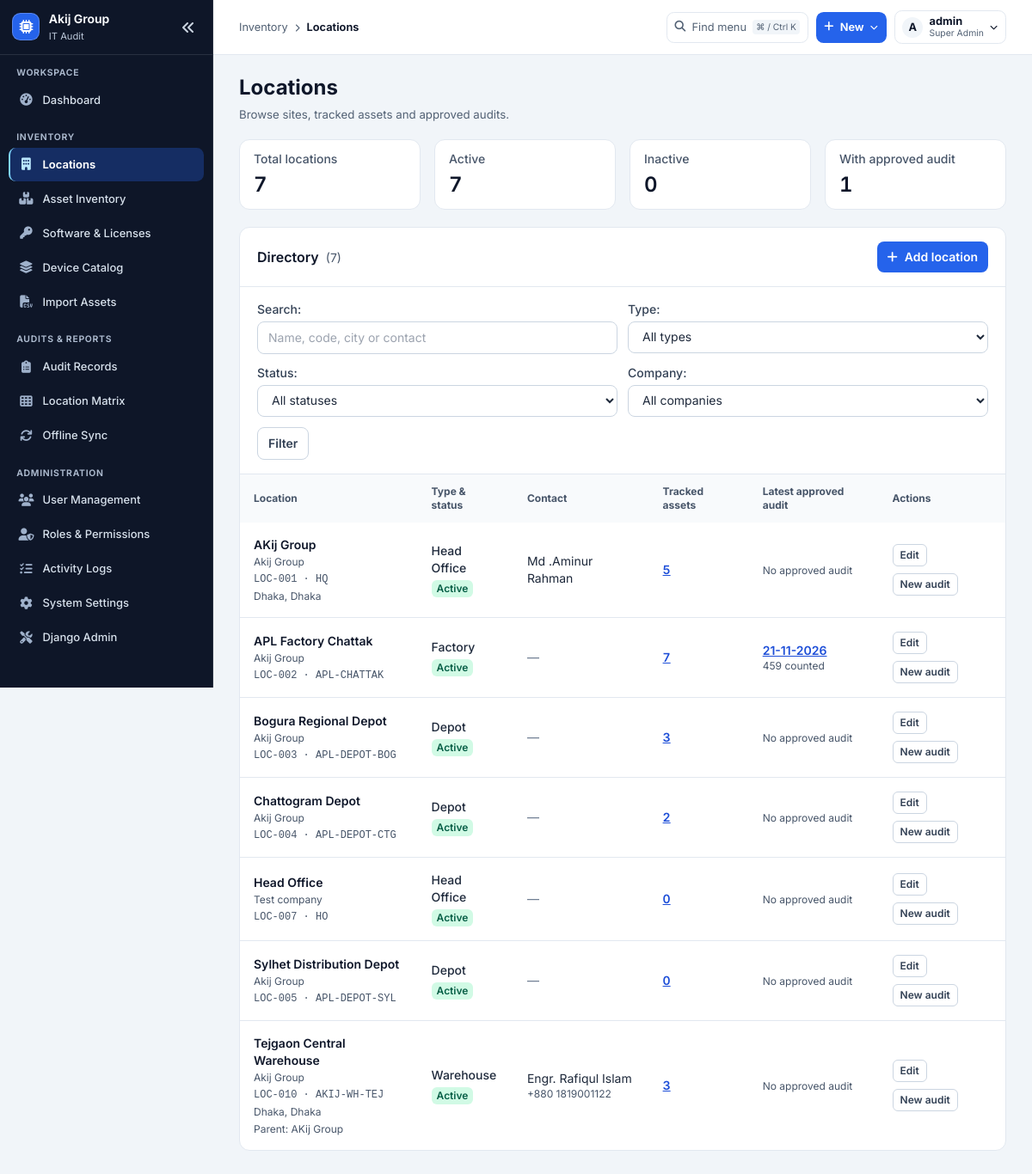
/locations/ (signed in), run on an earlier commit of the app's database.
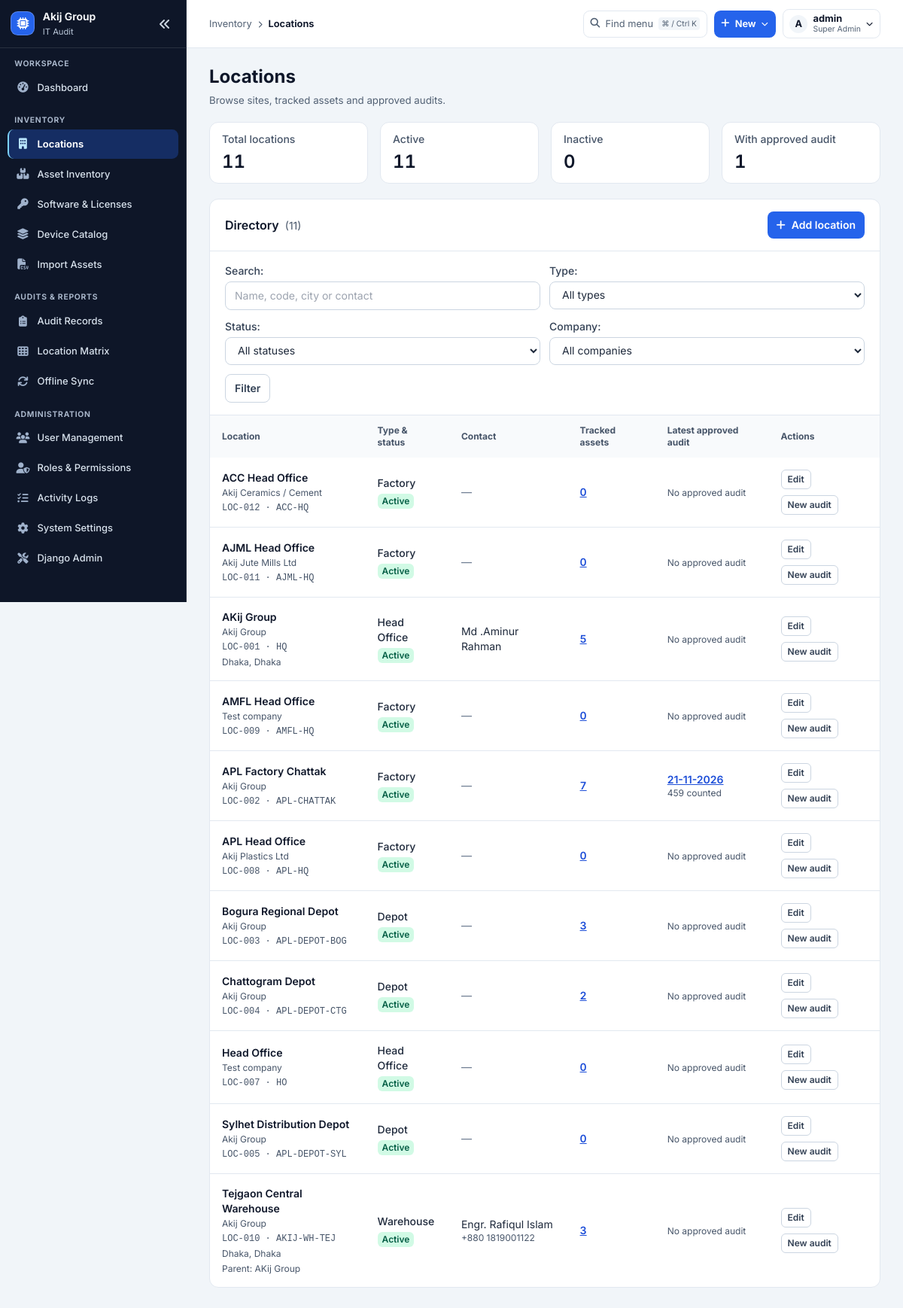
And on a later commit of the database.
### apps/locations/models.py (models this page shows, shortened)
class Location(TimeStampedModel):
    LOCATION_TYPES = (
        ('HEAD_OFFICE', 'Head Office'),
        ('FACTORY', 'Factory'),
        ('WAREHOUSE', 'Warehouse'),
        ('DEPOT', 'Depot'),
        ('BRANCH', 'Branch'),
    )
    DIVISION_CHOICES = (
        ('Dhaka', 'Dhaka'),
        ('Chattogram', 'Chattogram'),
        ('Sylhet', 'Sylhet'),
        ('Rajshahi', 'Rajshahi'),
        ('Khulna', 'Khulna'),
        ('Barishal', 'Barishal'),
        ('Rangpur', 'Rangpur'),
        ('Mymensingh', 'Mymensingh'),
    )
    company = models.ForeignKey(Company, on_delete=models.CASCADE, related_name='locations')
    location_id = models.CharField(max_length=30, unique=True, null=True, blank=True, verbose_name="Location ID", db_index=True)
    name = models.CharField(max_length=150, verbose_name="Location Name")
    code = models.CharField(max_length=50, unique=True, verbose_name="Location Code")
    location_type = models.CharField(max_length=20, choices=LOCATION_TYPES, default='FACTORY', verbose_name="Location Type")
    address = models.TextField(blank=True, null=True, verbose_name="Address")
    city = models.CharField(max_length=100, blank=True, null=True, verbose_name="City")
    division = models.CharField(max_length=50, choices=DIVISION_CHOICES, blank=True, null=True, verbose_name="Division")
    parent_location = models.ForeignKey('self', on_delete=models.SET_NULL, null=True, blank=True, related_name='sub_locations', verbose_name="Parent Location")
    contact_person = models.CharField(max_length=120, blank=True, null=True, verbose_name="Contact Person")
    contact_number = models.CharField(max_length=50, blank=True, null=True, verbose_name="Contact Number")
    description = models.TextField(blank=True, null=True, verbose_name="Description")
    class Meta:
        ordering = ['location_type', 'name']
    @property
    def in_charge_name(self):
        return self.contact_person or ""
    @property
    def in_charge_phone(self):
        return self.contact_number or ""

class Company(TimeStampedModel):
    name = models.CharField(max_length=150, default="Akij Group")
    short_code = models.CharField(max_length=20, default="AKIJ", unique=True)
    description = models.TextField(blank=True, null=True)
    class Meta:
        verbose_name_plural = "Companies"
        ordering = ['name']
    def __str__(self):
        return f"{self.name} ({self.short_code})"

### apps/locations/views.py (the view)
# urls.py: path('locations/', location_list_view, name='location_list'),
@roles_required(*DASHBOARD_ROUTES)
@require_safe
def location_list_view(request):
    visible = visible_locations(request.user)
    approved = AuditSession.objects.filter(location_id=OuterRef('pk'), status='APPROVED')
    summary = visible.aggregate(
        total=Count('pk'),
        active=Count('pk', filter=Q(is_active=True)),
        audited=Count('pk', filter=Exists(approved)),
    )
    filters = LocationFilters(request.GET)
    filters.fields['company'].queryset = Company.objects.filter(pk__in=visible.values('company_id')).order_by('name')
    locations = visible
    if filters.is_valid():
        search, loc_type, status, company = (filters.cleaned_data[name] for name in ('q', 'type', 'status', 'company'))
        if search:
            locations = locations.filter(
                Q(name__icontains=search) | Q(code__icontains=search) | Q(location_id__icontains=search) |
                Q(city__icontains=search) | Q(division__icontains=search) | Q(contact_person__icontains=search)
            )
        if loc_type:
            locations = locations.filter(location_type=loc_type)
        if status:
            locations = locations.filter(is_active=status == 'active')
        if company:
            locations = locations.filter(company=company)
    else:
        locations = locations.none()
    latest = approved.order_by('-audit_date', '-pk')
    page = Paginator(locations.select_related('company', 'parent_location').annotate(
        tracked_assets=Count('assets'),
        latest_audit_id=Subquery(latest.values('pk')[:1]),
        latest_audit_date=Subquery(latest.values('audit_date')[:1]),
        audited_quantity=Subquery(latest.annotate(quantity=Sum('items__total_qty', default=0)).values('quantity')[:1]),
    ).order_by('name', 'pk'), 25).get_page(request.GET.get('page'))
    return render(request, 'locations/location_list.html', {
        'page_obj': page,
        'filters': filters,
        'has_filters': any(filters[name].value() for name in filters.fields),
        'summary': summary,
        'inactive_count': summary['total'] - summary['active'],
    })

### templates/locations/location_list.html (shortened to what this page needs)
{% extends 'base.html' %}
{% block header_title %}Locations{% endblock %}
{% block header_subtitle %}Browse sites, tracked assets and approved audits.{% endblock %}
{% block content %}
<div class="space-y-5">
    <dl aria-label="Location summary" class="grid grid-cols-2 lg:grid-cols-4 gap-3 sm:gap-4">
        <div class="rounded-xl border border-slate-200 bg-white px-4 py-3">
            <dt class="text-sm font-medium text-slate-600">Total locations</dt>
            <dd class="mt-1 text-2xl font-semibold tabular-nums text-slate-900">{{ summary.total }}</dd>
        </div>
        <div class="rounded-xl border border-slate-200 bg-white px-4 py-3">
            <dt class="text-sm font-medium text-slate-600">Active</dt>
            <dd class="mt-1 text-2xl font-semibold tabular-nums text-slate-900">{{ summary.active }}</dd>
        </div>
        <div class="rounded-xl border border-slate-200 bg-white px-4 py-3">
            <dt class="text-sm font-medium text-slate-600">Inactive</dt>
            <dd class="mt-1 text-2xl font-semibold tabular-nums text-slate-900">{{ inactive_count }}</dd>
        </div>
        <div class="rounded-xl border border-slate-200 bg-white px-4 py-3">
            <dt class="text-sm font-medium text-slate-600">With approved audit</dt>
            <dd class="mt-1 text-2xl font-semibold tabular-nums text-slate-900">{{ summary.audited }}</dd>
        </div>
    </dl>
    <section class="overflow-hidden rounded-xl border border-slate-200 bg-white" aria-label="Location directory">
        <div class="flex flex-wrap items-center justify-between gap-3 px-4 py-4 sm:px-5">
            <h2 class="text-base font-semibold text-slate-900">Directory <span class="ml-1 text-sm font-normal text-slate-600">({{ page_obj.paginator.count }})</span></h2>
            {% if can_administrate %}
            <a href="{% url 'location_create' %}" class="inline-flex items-center gap-2 rounded-lg bg-blue-600 px-3 py-2 text-sm font-semibold text-white hover:bg-blue-700"><i class="fa-solid fa-plus" aria-hidden="true"></i>Add location</a>
            {% endif %}
        </div>
        <form method="get" action="{% url 'location_list' %}" class="border-t border-slate-200 px-4 py-4 sm:px-5">
            <div class="grid gap-3 sm:grid-cols-2 xl:grid-cols-[minmax(12rem,1.7fr)_repeat(3,minmax(8rem,1fr))_auto] xl:items-end">
                {% for field in filters %}
                <div class="min-w-0 space-y-1 text-sm [&_label]:block [&_label]:font-medium [&_label]:text-slate-700 [&_input]:w-full [&_select]:w-full [&_input]:rounded-lg [&_select]:rounded-lg [&_input]:border [&_select]:border [&_input]:border-slate-300 [&_select]:border-slate-300 [&_input]:bg-white [&_select]:bg-white [&_input]:px-3 [&_select]:px-3 [&_input]:py-2 [&_select]:py-2 [&_.errorlist]:text-red-700">
                    {{ field.label_tag }}{{ field }}{{ field.errors }}
                </div>
                {% endfor %}
                <div class="flex items-center gap-2 text-sm">
                    <button type="submit" class="rounded-lg border border-slate-300 px-3 py-2 font-semibold text-slate-700 hover:bg-slate-100">Filter</button>
                </div>
            </div>
        </form>
        {% if page_obj.object_list %}
        <div class="overflow-x-auto border-t border-slate-200">
            <table class="w-full text-left text-sm" role="table">
                <thead class="sr-only lg:not-sr-only lg:table-header-group bg-slate-50 text-xs font-semibold text-slate-600">
                    <tr role="row">
                        <th scope="col" class="px-4 py-3">Location</th>
                        <th scope="col" class="px-4 py-3">Type &amp; status</th>
                        <th scope="col" class="px-4 py-3">Contact</th>
                        <th scope="col" class="px-4 py-3">Tracked assets</th>
                        <th scope="col" class="px-4 py-3">Latest approved audit</th>
                        <th scope="col" class="px-4 py-3">Actions</th>
                    </tr>
                </thead>
                <tbody class="block divide-y divide-slate-200 lg:table-row-group" role="rowgroup">
                    {% for loc in page_obj %}
                    <tr class="grid grid-cols-2 gap-x-4 gap-y-3 px-4 py-4 sm:grid-cols-3 lg:table-row lg:p-0" role="row">
                        <td class="col-span-2 min-w-0 sm:col-span-1 lg:px-4 lg:py-4" role="cell">
                            <p class="font-semibold text-slate-900">{{ loc.name }}</p>
                            <p class="mt-0.5 text-xs text-slate-600">{{ loc.company.name }}</p>
                            <p class="mt-1 break-words font-mono text-xs text-slate-600">{{ loc.location_id|default:loc.code }}{% if loc.location_id %} · {{ loc.code }}{% endif %}</p>
                            {% if loc.city or loc.division %}<p class="mt-1 text-xs text-slate-600">{{ loc.city }}{% if loc.city and loc.division %}, {% endif %}{{ loc.division }}</p>{% endif %}
                            {% if can_administrate and loc.parent_location %}<p class="mt-1 text-xs text-slate-600">Parent: {{ loc.parent_location.name }}</p>{% endif %}
                        </td>
                        <td class="lg:px-4 lg:py-4" role="cell">
                            <p class="font-medium text-slate-800">{{ loc.get_location_type_display }}</p>
                            {% if loc.is_active %}
                            <span class="mt-1 inline-block rounded-md bg-emerald-100 px-1.5 py-0.5 text-xs font-semibold text-emerald-800">Active</span>
                            {% else %}
                            <span class="mt-1 inline-block rounded-md bg-slate-100 px-1.5 py-0.5 text-xs font-semibold text-slate-700">Inactive</span>
                            {% endif %}
                        </td>
                        <td class="lg:px-4 lg:py-4" role="cell">
                            {% if loc.contact_person or loc.contact_number %}
                            {% if loc.contact_person %}<p>{{ loc.contact_person }}</p>{% endif %}
                            {% if loc.contact_number %}<p class="text-xs text-slate-600">{{ loc.contact_number }}</p>{% endif %}
                            {% else %}<span class="text-slate-500">—</span>{% endif %}
                        </td>
                        <td class="lg:px-4 lg:py-4" role="cell">
                            <a href="{% url 'asset_list' %}?location={{ loc.pk }}" aria-label="View {{ loc.tracked_assets }} tracked assets at {{ loc.name }}" class="font-semibold tabular-nums text-blue-700 underline">{{ loc.tracked_assets }}</a>
                        </td>
                        <td class="lg:px-4 lg:py-4" role="cell">
                            {% if loc.latest_audit_id %}
                            <a href="{% url 'audit_detail' loc.latest_audit_id %}" class="text-sm font-semibold text-blue-700 underline">{{ loc.latest_audit_date|date:portal.date_format }}</a>
                            <p class="text-xs text-slate-600">{{ loc.audited_quantity }} counted</p>
                            {% else %}
                            <span class="text-xs text-slate-600">No approved audit</span>
                            {% endif %}
                        </td>
                        <td class="col-span-2 sm:col-span-1 lg:px-4 lg:py-4" role="cell">
                            <div class="flex flex-wrap items-center gap-2">
                                {% if can_administrate %}<a href="{% url 'location_edit' loc.pk %}" aria-label="Edit {{ loc.name }}" class="rounded-md border border-slate-300 px-2 py-1 text-xs font-semibold text-slate-700 hover:bg-slate-100">Edit</a>{% endif %}
                                {% if loc.is_active %}<a href="{% url 'audit_create' %}?location={{ loc.pk }}" aria-label="Start an audit for {{ loc.name }}" class="rounded-md border border-slate-300 px-2 py-1 text-xs font-semibold text-slate-700 hover:bg-slate-100">New audit</a>{% elif not can_administrate %}<span class="text-slate-500">—</span>{% endif %}
                            </div>
                        </td>
                    </tr>
                    {% endfor %}
                </tbody>
            </table>
        </div>
        {% endif %}
    </section>
</div>
{% endblock %}

### templates/navigation/actions.html (shortened to what this page needs)
<div class="portal-toolbar-actions">
    {% if nav_sections %}
    <button type="button" class="portal-quick-button" data-open-command aria-label="Find in navigation" aria-keyshortcuts="Control+k Meta+k">
        <i class="fa-solid fa-magnifying-glass" aria-hidden="true"></i>
        <span>Find menu</span><kbd>⌘ / Ctrl K</kbd>
    </button>
    <details class="portal-popover">
        <summary class="portal-create-button"><i class="fa-solid fa-plus" aria-hidden="true"></i><span>New</span><i class="fa-solid fa-chevron-down portal-chevron" aria-hidden="true"></i></summary>
    </details>
    {% endif %}
    {% if request.user.is_authenticated %}
    <details class="portal-popover">
        <summary class="portal-account-button" aria-label="Account menu">
            <span class="portal-avatar" aria-hidden="true">{{ request.user.username|slice:':1'|upper }}</span>
            <span class="portal-account-label"><strong>{{ request.user.get_short_name|default:request.user.username }}</strong><small>{{ administration_role|default:'User' }}</small></span>
            <i class="fa-solid fa-chevron-down portal-chevron" aria-hidden="true"></i>
        </summary>
    </details>
    {% endif %}
</div>

What changed in the data, as far as the page shows it:
added Location: name "ACC Head Office", company.name "Akij Ceramics / Cement", location_id "LOC-012", code "ACC-HQ", location_type "Factory", is_active "Active", tracked_assets "0", shows "No approved audit"
added Location: name "AJML Head Office", company.name "Akij Jute Mills Ltd", location_id "LOC-011", code "AJML-HQ", location_type "Factory", is_active "Active", tracked_assets "0", shows "No approved audit"
added Location: name "AMFL Head Office", company.name "Test company", location_id "LOC-009", code "AMFL-HQ", location_type "Factory", is_active "Active", tracked_assets "0", shows "No approved audit"
added Location: name "APL Head Office", company.name "Akij Plastics Ltd", location_id "LOC-008", code "APL-HQ", location_type "Factory", is_active "Active", tracked_assets "0", shows "No approved audit"
Also different on the page:
{{ summary.total }}: "7" → "11"
{{ summary.active }}: "7" → "11"
{{ page_obj.paginator.count }}: "7" → "11"
